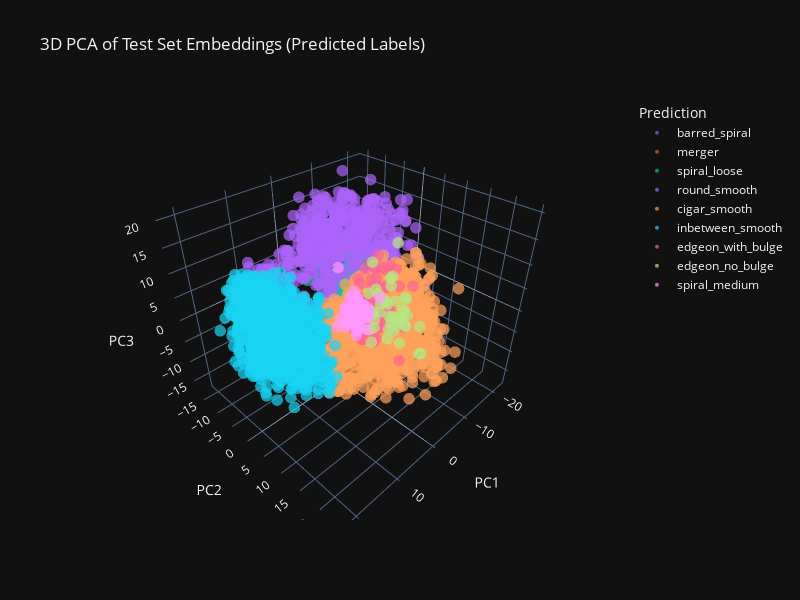

Here is the notebook cell this chart was saved with:
### Markdown cell above
## PCA Visualization of Test Embeddings

### Code cell
import plotly.express as px
import pandas as pd
from sklearn.decomposition import PCA

# Reduce to 3D
pca = PCA(n_components=3)
X_test_pca = pca.fit_transform(X_test)

# Create a DataFrame for Plotly (color by predictions now)
df = pd.DataFrame({
    'PC1': X_test_pca[:, 0],
    'PC2': X_test_pca[:, 1],
    'PC3': X_test_pca[:, 2],
    'Prediction': [class_names[i] for i in y_pred]  # <-- Use y_test_pred here
})

# Plot
fig = px.scatter_3d(df, x='PC1', y='PC2', z='PC3',
                    color='Prediction', title="3D PCA of Test Set Embeddings (Predicted Labels)",
                    width=800, height=600)

fig.update_traces(marker=dict(size=4, opacity=0.7))
fig.show()

### Figure 1 — Plotly figure (JSON) as saved in the notebook; plotly's stock layout.template omitted (floating-point values rounded to 4 significant figures; data arrays with more than 128 entries replaced by an {"elided": "..."} marker saying what was removed)
{"data": [{"hovertemplate": "Prediction=barred_spiral<br>PC1=%{x}<br>PC2=%{y}<br>PC3=%{z}<extra></extra>", "legendgroup": "barred_spiral", "marker": {"color": "#636efa", "symbol": "circle", "opacity": 0.7, "size": 4}, "mode": "markers", "name": "barred_spiral", "scene": "scene", "showlegend": true, "x": {"elided": "136 float values"}, "y": {"elided": "136 float values"}, "z": {"elided": "136 float values"}, "type": "scatter3d"}, {"hovertemplate": "Prediction=merger<br>PC1=%{x}<br>PC2=%{y}<br>PC3=%{z}<extra></extra>", "legendgroup": "merger", "marker": {"color": "#EF553B", "symbol": "circle", "opacity": 0.7, "size": 4}, "mode": "markers", "name": "merger", "scene": "scene", "showlegend": true, "x": [-14.07, -14.9, -9.948, -10.42, -16.8, -10.29, -13.81, -10.7, -7.752, -14.13, -12.88, -11.54, -13.38, -15.77, -13.84, -9.117, -9.932, -13.1, -15.34, -15.3, -13.39, -9.001, -10.03, -6.572, -13.24, -10.82, -6.619, -16.41, -6.879, -10.88, -8.784, -13.98, -13.97, -15.1, -12.61, -15.32, -15.16, -15.12, -19.36, -14.8, -9.918, -11.54, -12.76, -13.22, -14.05, -11.57, -14.76, -12.9, -15.83, -12.66, -12.35, -8.055, -11.91, -15.35, -12.09, -14.17, -16.21, -17.71, -13.23, -15.61, -12.81, -11.23, -16.86, -10.66, -12.45, -12.36, -13.94, -10.99, -14.81, -7.812, -13.82, -13.08, -11.12, -9.129, -14.46, -15.48, -12.81, -16.97], "y": [-6.087, -6.622, -4.838, -5.555, -2.975, -0.7726, -8.149, -6.537, 4.567, -5.523, -5.161, -5.765, -5.715, -7.557, -6.017, -1.866, -4.396, -6.32, -6.498, -6.662, -5.965, -4.906, -5.053, -2.718, -4.205, -5.359, -3.818, -6.132, -4.36, -7.269, -0.02887, -6.921, -4.871, -6.176, -6.654, -5.77, -5.341, -3.359, -8.404, -7.8, -4.877, -3.554, -3.3, -6.558, -7.011, -5.759, -6.135, -5.273, -6.293, -3.47, -6.842, -3.88, -0.9138, -4.128, -5.764, -5.718, -8.043, -8.321, -5.194, -6.601, -5.152, -6.431, -7.341, 1.633, -4.798, -4.257, -5.089, -5.3, -6.911, -5.837, -6.877, -6.243, -4.299, -5.938, -7.852, -8.692, -5.701, -8.18], "z": [-4.818, -3.591, -2.534, 0.584, 3.582, -0.532, -4.188, -3.99, -0.5531, -5.361, -8.604, -5.352, -9.918, -5.282, -7.166, 1.18, -5.486, -7.639, -8.798, -4.285, -5.3, 5.92, 1.499, -3.654, -4.746, -7.876, -2.131, -9.48, -0.0219, -4.627, -4.488, -5.833, -8.585, 0.905, -7.436, -9.468, -1.939, 2.509, -5.213, -3.278, -6.473, -7.595, -4.402, -1.508, -6.709, -7.018, -6.06, -7.623, -7.343, -4.098, -6.927, -1.878, 2.682, -7.238, -6.559, -4.407, -2.912, 2.01, -2.257, -7.963, -5.242, 3.622, -5.925, -2.148, -6.958, -1.539, -7.084, -5.395, -7.235, -1.826, -6.051, -5.804, -4.259, -3.647, -5.613, 0.07534, 7.977, 0.9484], "type": "scatter3d"}, {"hovertemplate": "Prediction=spiral_loose<br>PC1=%{x}<br>PC2=%{y}<br>PC3=%{z}<extra></extra>", "legendgroup": "spiral_loose", "marker": {"color": "#00cc96", "symbol": "circle", "opacity": 0.7, "size": 4}, "mode": "markers", "name": "spiral_loose", "scene": "scene", "showlegend": true, "x": {"elided": "167 float values"}, "y": {"elided": "167 float values"}, "z": {"elided": "167 float values"}, "type": "scatter3d"}, {"hovertemplate": "Prediction=round_smooth<br>PC1=%{x}<br>PC2=%{y}<br>PC3=%{z}<extra></extra>", "legendgroup": "round_smooth", "marker": {"color": "#ab63fa", "symbol": "circle", "opacity": 0.7, "size": 4}, "mode": "markers", "name": "round_smooth", "scene": "scene", "showlegend": true, "x": {"elided": "465 float values"}, "y": {"elided": "465 float values"}, "z": {"elided": "465 float values"}, "type": "scatter3d"}, {"hovertemplate": "Prediction=cigar_smooth<br>PC1=%{x}<br>PC2=%{y}<br>PC3=%{z}<extra></extra>", "legendgroup": "cigar_smooth", "marker": {"color": "#FFA15A", "symbol": "circle", "opacity": 0.7, "size": 4}, "mode": "markers", "name": "cigar_smooth", "scene": "scene", "showlegend": true, "x": {"elided": "968 float values"}, "y": {"elided": "968 float values"}, "z": {"elided": "968 float values"}, "type": "scatter3d"}, {"hovertemplate": "Prediction=inbetween_smooth<br>PC1=%{x}<br>PC2=%{y}<br>PC3=%{z}<extra></extra>", "legendgroup": "inbetween_smooth", "marker": {"color": "#19d3f3", "symbol": "circle", "opacity": 0.7, "size": 4}, "mode": "markers", "name": "inbetween_smooth", "scene": "scene", "showlegend": true, "x": {"elided": "1073 float values"}, "y": {"elided": "1073 float values"}, "z": {"elided": "1073 float values"}, "type": "scatter3d"}, {"hovertemplate": "Prediction=edgeon_with_bulge<br>PC1=%{x}<br>PC2=%{y}<br>PC3=%{z}<extra></extra>", "legendgroup": "edgeon_with_bulge", "marker": {"color": "#FF6692", "symbol": "circle", "opacity": 0.7, "size": 4}, "mode": "markers", "name": "edgeon_with_bulge", "scene": "scene", "showlegend": true, "x": {"elided": "248 float values"}, "y": {"elided": "248 float values"}, "z": {"elided": "248 float values"}, "type": "scatter3d"}, {"hovertemplate": "Prediction=edgeon_no_bulge<br>PC1=%{x}<br>PC2=%{y}<br>PC3=%{z}<extra></extra>", "legendgroup": "edgeon_no_bulge", "marker": {"color": "#B6E880", "symbol": "circle", "opacity": 0.7, "size": 4}, "mode": "markers", "name": "edgeon_no_bulge", "scene": "scene", "showlegend": true, "x": [-11.43, -10.93, -17.13, -15.41, -16.23, -15.57, -16.12, -17.1, -11.17, -14.72, -13.53, -11.4, -10.66, -13.04, -13.18, -11.57, -18.11, -12.89, -11.51, -13.54, -12.84, -14.88, -11.72, -11.77, -12.44, -11.63, -16.33, -7.345, -12.8, -9.248, -14.92, -14.75, -15.53, -10.34, -12.71, -7.676, -12.77, -17.12, -15.33, -15.31, -19.13, -14.21, -9.468, -7.149, -13.15, -8.978, -12.84], "y": [7.186, 11.73, 2.74, -0.5248, -0.256, -3.53, 3.836, 0.2825, 12.32, -3.648, -0.9745, -2.554, 4.53, 6.205, 3.074, 3.977, -6.511, 4.879, 3.294, -1.194, 6.155, -0.3498, 6.287, -1.566, 7.04, 4.449, 2.881, 6.617, -2.793, 7.165, 3.525, -0.8086, 2.863, -1.689, 10.83, 1.402, -2.643, -1.466, -0.06157, -5.249, -1.683, 1.218, 9.494, 2.456, -2.274, 0.1643, 0.1375], "z": [0.2611, -4.126, -7.991, -6.96, -0.1525, -5.763, -3.82, -6.585, -10.7, -12.47, -6.205, -3.207, -7.033, -7.687, -7.386, -6.073, -7.078, -6.525, -9.635, -8.479, -5.466, -5.981, -11.83, -7.52, -7.354, -9.571, -7.017, -7.994, -8.857, -5.497, -8.315, -6.17, -10.32, -8.347, -12.63, -8.667, -9.421, -11.53, -0.09242, 1.619, 6.134, -0.9666, -1.852, -11.09, -13.09, -6.567, -3.846], "type": "scatter3d"}, {"hovertemplate": "Prediction=spiral_medium<br>PC1=%{x}<br>PC2=%{y}<br>PC3=%{z}<extra></extra>", "legendgroup": "spiral_medium", "marker": {"color": "#FF97FF", "symbol": "circle", "opacity": 0.7, "size": 4}, "mode": "markers", "name": "spiral_medium", "scene": "scene", "showlegend": true, "x": [-13.38, -9.459, -10.96, -11.2, -10.1, -12.58, -12.79, -9.967, -15.8, -13.34, -13.72, -9.818, -11.66, -12.4, -11.3, -12.47, -5.893, -11.07, -11.54, -9.455, -11.55, -11.23, -11.04, -10.99, -8.992, -12.69, -8.056, -10.66, -12.85, -12.11, -12.69, -8.696, -12.0, -10.38, -12.37, -9.285, -12.72, -8.312, -11.33, -12.75, -9.146, -12.85, -10.65, -11.51, -12.57, -12.75, -8.5, -10.06, -11.78, -8.048, -11.27, -11.43, -11.44, -10.95, -11.61, -12.55, -10.06, -12.0, -8.429, -9.816, -9.642, -8.473, -10.32, -5.704, -14.93, -9.17, -6.202, -13.72, -11.01, -9.331, -14.79, -9.252, -11.38, -8.475, -14.04, -10.73, -11.81, -11.26, -12.65, -10.79, -7.778, -12.3, -10.59, -9.315, -10.34, -11.53], "y": [-1.056, -4.831, -3.645, -2.721, -2.935, -7.57, -5.26, -4.658, -8.173, -4.594, -10.16, -10.1, -6.212, -6.608, -7.938, -7.316, -6.394, -6.781, -7.178, -4.172, -6.665, -7.843, -7.19, -7.066, -3.345, -6.156, -2.392, -6.061, -8.157, -8.28, -8.34, -3.957, -5.388, -4.544, -7.05, -5.928, -7.061, -5.902, -7.103, -7.603, -7.553, -8.341, -6.994, -6.094, -7.947, -7.96, -5.432, -5.375, -5.598, -5.609, -7.295, -5.835, -7.339, -7.023, -7.385, -6.652, -6.204, -7.717, -4.604, -7.275, -4.9, -5.829, -6.007, -3.695, -10.54, -5.644, -5.855, -4.652, -5.295, -6.147, -5.876, -6.183, -5.854, -3.506, -8.23, -6.363, -9.126, -5.694, -6.283, -4.711, -2.583, -6.811, -1.524, -2.68, -6.862, -9.607], "z": [-4.596, -10.61, -8.956, -9.06, -9.407, -8.838, -8.114, -14.8, -11.24, -14.97, -12.9, 0.5263, -11.09, -11.27, -6.544, -11.49, -11.18, -8.795, -10.77, -12.64, -8.259, -9.579, -9.934, -9.673, -9.686, -9.369, -11.22, -10.89, -10.94, -9.558, -9.992, -10.27, -9.84, -11.39, -11.51, -9.937, -13.02, -11.12, -9.515, -10.39, -8.57, -11.26, -8.97, -11.53, -5.813, -10.39, -8.622, -10.71, -7.284, -9.99, -8.749, -9.108, -7.571, -12.19, -6.464, -8.668, -10.73, -9.755, -8.379, -11.7, -9.407, -10.78, -8.193, -9.684, -10.91, -8.987, -8.875, -11.89, -9.596, -9.997, -10.29, -11.72, -5.811, -7.433, -9.337, -9.761, -9.494, -9.947, -13.09, -10.11, -9.312, -7.358, -6.784, -11.25, -9.835, -10.84], "type": "scatter3d"}], "layout": {"scene": {"domain": {"x": [0.0, 1.0], "y": [0.0, 1.0]}, "xaxis": {"title": {"text": "PC1"}}, "yaxis": {"title": {"text": "PC2"}}, "zaxis": {"title": {"text": "PC3"}}}, "legend": {"title": {"text": "Prediction"}, "tracegroupgap": 0}, "title": {"text": "3D PCA of Test Set Embeddings (Predicted Labels)"}, "height": 600, "width": 800}}
